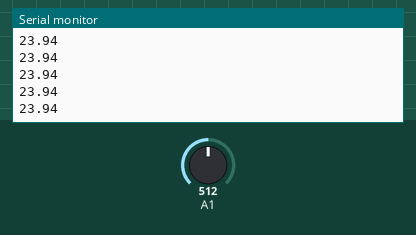
Bench run of a sketch on a simulated Arduino Uno, built with avr-gcc and run on an emulated ATmega328P. On the bench: the last lines printed to the serial monitor. Inputs (shaded band) come from the test bench; at power-on: A1 = 512.

Above: at 1.2 s.
1.3 s: A1 set to 716
At 2.2 s:
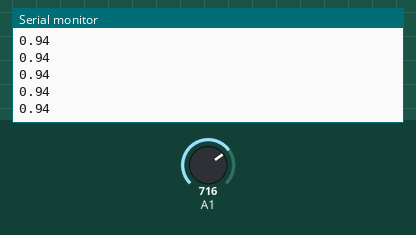
2.8 s: A1 set to 900
At 3.8 s:
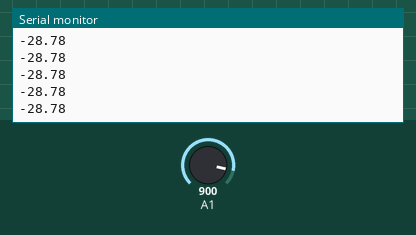
Timing chart, 0 to 5.8 s (numbered marks = the images above; inputs shaded):
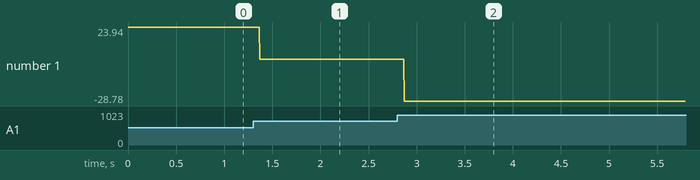

Measured:
- after the input at 1.3 s, the serial monitor: prints a new line after 0.07 s (image 1)
- after the input at 2.8 s, the serial monitor: prints a new line after 0.07 s (image 2)
- plotted number 1: 23.94 → 0.94 after the input at 1.3 s, 0.94 → -28.78 after the input at 2.8 s

The sketch:

ntc.ino
```cpp
const float a = -2E-07, b=0.0003, c=-0.2529, d = 101.63;

void setup() {
  // put your setup code here, to run once:
  Serial.begin(9600);
}

void loop() {
  // put your main code here, to run repeatedly:

  unsigned long x = analogRead(A1);
  unsigned long x2 = x * x;
  unsigned long x3 = x * x * x;

  float tmp = a*x3 + b*x2 + c*x + d;

  Serial.println(tmp);

}
```
